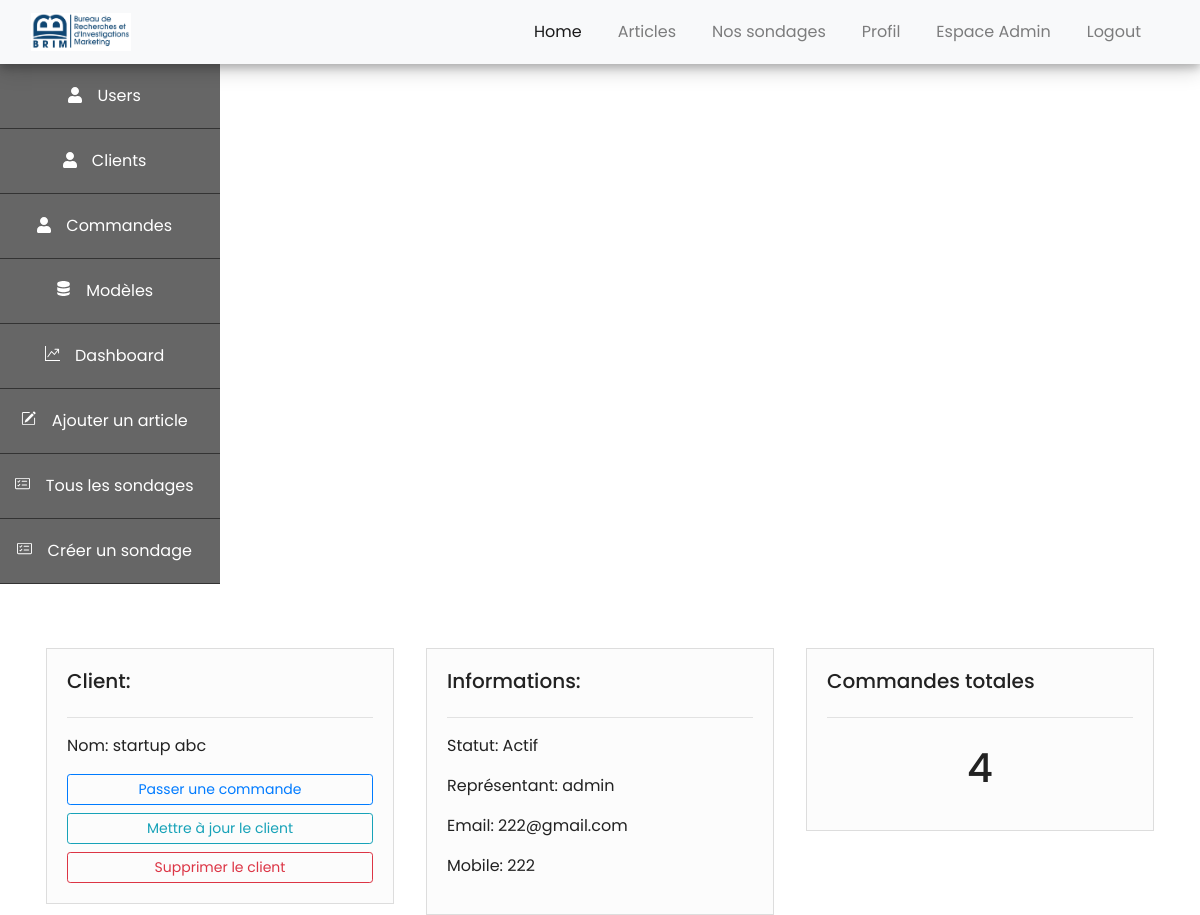
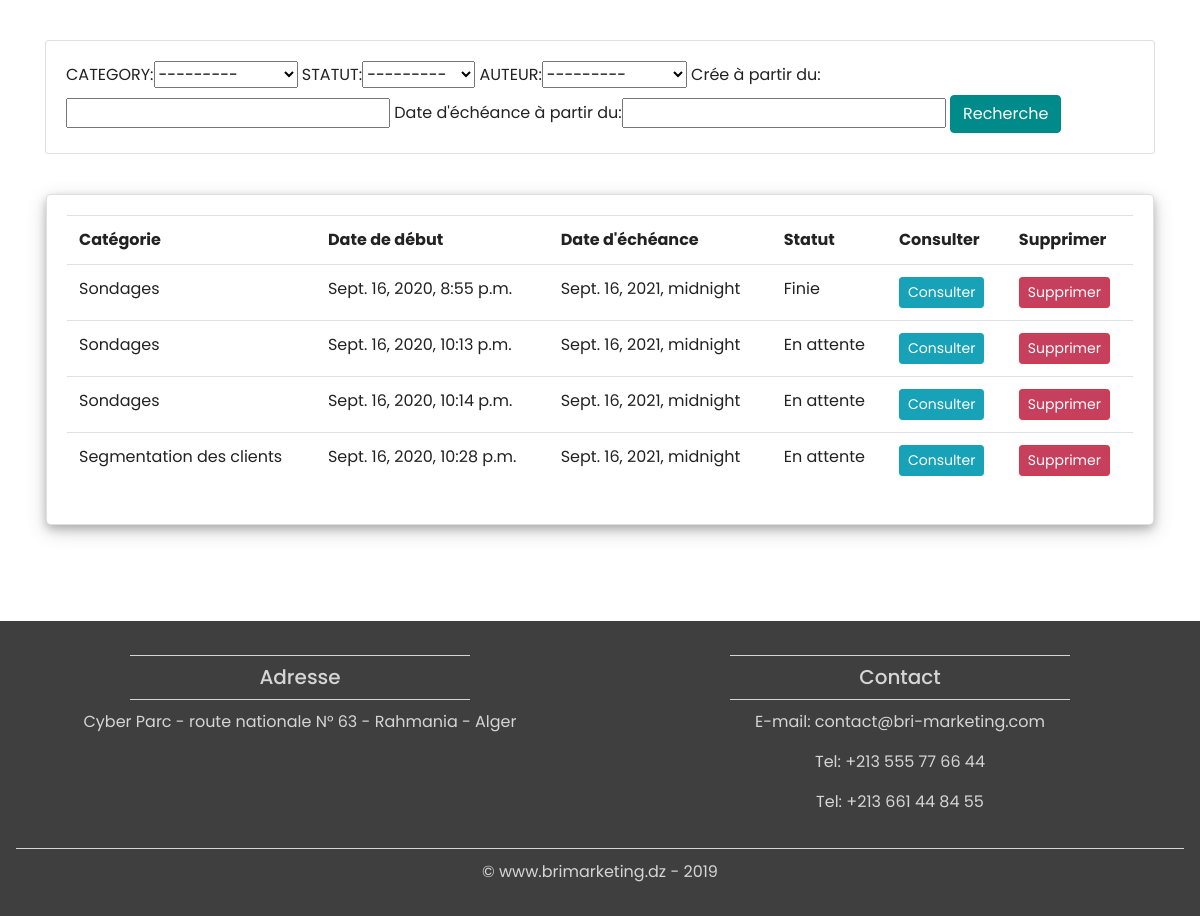
The page /client/client/1/ (signed in) on the database its author committed (2 pictures, top to bottom).
### client/models.py (models this page shows)
class Client(models.Model):
	NAME = models.CharField(max_length=200, null=True)
	VISAGE = models.ForeignKey("auth.User", limit_choices_to={'groups__name': "Délégué"}, on_delete=models.CASCADE, null=True, blank=True)
	PHONE = models.CharField(max_length=200, null=True)
	EMAIL = models.CharField(max_length=200, null=True)
	STATUT_CHOICES = (
		('Actif','actif'),
		('Inactif','inactif')
	)
	DATE_CREATION = models.DateTimeField(default=timezone.now, null=True)
	STATUT = models.CharField(max_length=200, choices = STATUT_CHOICES, default='Actif', null=True)
	def __str__(self):
		return self.NAME

class Commande(models.Model):
	TITRE = models.CharField(max_length=200, null=True)
	AUTEUR = models.ForeignKey(Client, on_delete=models.SET_NULL, null=True)
	DATE_CREATION = models.DateTimeField(default=timezone.now, null=True)
	DATE_ECHEANCE = models.DateTimeField(null=True)
	DESCRIPTION = models.TextField(null=True, blank=True)
	CATEGORY_CHOICES = (
		('Prédiction de prix', 'prediction_prix'),
		('Segmentation des clients', 'seg_client'),
		('Sondages','sondage'),
	)
	STATUT_CHOICES = (
		('En attente','en_attente'),
		('En cours', 'en_cours'),
		('Finie','finie'),
	)
	CATEGORY = models.CharField(max_length=200, choices = CATEGORY_CHOICES, null=True)
	STATUT = models.CharField(max_length=200, choices = STATUT_CHOICES, default='en_attente', null=True)

### membres/decorators.py (the view)
		def wrapper_func(request, *args, **kwargs):
			group = None
			if request.user.groups.exists():
				group = request.user.groups.all()[0].name
			if group in allowed_roles:
				return view_func(request, *args, **kwargs)
			else:
				return redirect('homepage:home')

### client/views.py (called while the page is built)
@connecte_user
@allowed_users(allowed_roles=['Admin', 'Délégué'])
def clientDetail(request, pk):
	client = Client.objects.get(id=pk)
	commandes = client.commande_set.all()
	nbcommandes = commandes.count()
	myFilter = CommandeFilter(request.GET, queryset=commandes)
	commandes = myFilter.qs
	context = {'client': client, 'commandes':commandes, 'nbcommandes': nbcommandes, 'myFilter': myFilter}
	return render(request, 'client/client.html', context)

### templates/client/client.html (shortened to what this page needs)
{% extends 'base.html'%}
{% load static %}
{% block content %}
<div class="container-fluid menocote">
	{% include 'sidebar.html' %}
	<div class="container" style="margin-bottom: 40px;"> <br><br>
		<div class="row">
			<div class="col-md">
				<div class="card card-body rounded-0 clientcard">
					<h5>Client:</h5>
					<hr>
					<p>Nom: {{client.NAME}}</p>
					<a class="btn btn-outline-primary  btn-sm btn-block" href="{% url 'client:creercommandes' client.id %}">Passer une commande</a>
					<a class="btn btn-outline-info  btn-sm btn-block" href="{% url 'client:modifierclient' client.id %}">Mettre à jour le client</a>
					<a class="btn btn-outline-danger  btn-sm btn-block" href="{% url 'client:supprimerclient' client.id %}">Supprimer le client</a>
				</div>
			</div>
			<div class="col-md">
				<div class=" card card-body rounded-0 clientcard">
					<h5>Informations:</h5>
					<hr>
					<p>Statut: {{client.STATUT}}</p>
					<p>Représentant: {{client.VISAGE}}</p>
					<p>Email: {{client.EMAIL}}</p>
					<p>Mobile: {{client.PHONE}}</p>
				</div>
			</div>
			<div class="col-md">
				<div class="card card-body rounded-0 clientcard">
					<h5>Commandes totales</h5>
					<hr>
					<h1 style="text-align: center;padding: 10px">{{nbcommandes}}</h1>
				</div>
			</div>
		</div>
		<br>
		<div class="row">
			<div class="col">
				<div class="card card-body">
					<form method="get">
						{{myFilter.form}}
				    <button class="btn btn-primary" type="submit">Recherche</button>
				  </form>
				</div>
			</div>
		</div>
		<br>
		<div class="row" style="margin-bottom: 40px;">
			<div class="col-md">
				<div class="user_card card card-body">
					<table class="table">
						<tr>
							<th>Catégorie</th>
							<th>Date de début</th>
							<th>Date d'échéance</th>
							<th>Statut</th>
							<th>Consulter</th>
							<th>Supprimer</th>
						</tr>
						{% for commande in commandes %}
						<tr>
							<td>{{commande.CATEGORY}}</td>
							<td>{{commande.DATE_CREATION}}</td>
							<td>{{commande.DATE_ECHEANCE}}</td>
							<td>{{commande.STATUT}}</td>
							<td><a class="btn btn-sm btn-info" href="{% url 'client:modifiercommande' commande.id %}">Consulter</a></td>
							<td><a class="btn btn-danger btn-sm" href="{% url 'client:supprimercommande' commande.id %}">Supprimer</a></td>
						</tr>
						{% endfor %}
					</table>
				</div>
			</div>
		</div>
	</div>
	</div>
</div>
{% endblock %}

### static/style.css (style rules this page uses)
html, body { height:100%; width:100%; font-family: 'Poppins', sans-serif; color: #222; }
body { margin: 0; padding: 0; position: absolute; }
.btn-primary { background-color: #008B8B; border: 1px solid #008B8B; }
[class*="col-"] { padding: 1rem; }
* { box-sizing: border-box; }
.clientcard { background-color: #FCFCFC; }
.btn-danger { background-color: #C63F5C; }

### templates/client/client.html (style rules this page uses)
.user_card { margin-top: auto; margin-bottom: auto; position: relative; display: flex; justify-content: center; flex-direction: column; box-shadow: 0 4px 8px 0 rgba(0, 0, 0, 0.2), 0 6px 20px 0 rgba(0, 0, 0, 0.19); -webkit-box-shadow: 0 4px 8px 0 rgba(0, 0, 0, 0.2), 0 6px 20px 0 rgba(0, 0, 0, 0.19); -moz-box-shadow: 0 4px 8px 0 rgba(0, 0, 0, 0.2), 0 6px 20px 0 rgba(0, 0, 0, 0.19); border-radius: 5px; }

### rows shown on the page
Client: NAME "startup abc", STATUT "Actif", VISAGE "admin", EMAIL "222@gmail.com", PHONE "222"
Commande: CATEGORY "Sondages", DATE_CREATION "Sept. 16, 2020, 8:55 p.m.", DATE_ECHEANCE "Sept. 16, 2021, midnight", STATUT "Finie"
Commande: CATEGORY "Sondages", DATE_CREATION "Sept. 16, 2020, 10:13 p.m.", DATE_ECHEANCE "Sept. 16, 2021, midnight", STATUT "En attente"
Commande: CATEGORY "Sondages", DATE_CREATION "Sept. 16, 2020, 10:14 p.m.", DATE_ECHEANCE "Sept. 16, 2021, midnight", STATUT "En attente"
Commande: CATEGORY "Segmentation des clients", DATE_CREATION "Sept. 16, 2020, 10:28 p.m.", DATE_ECHEANCE "Sept. 16, 2021, midnight", STATUT "En attente"

### other values the page prints
{{ nbcommandes }} "4"
